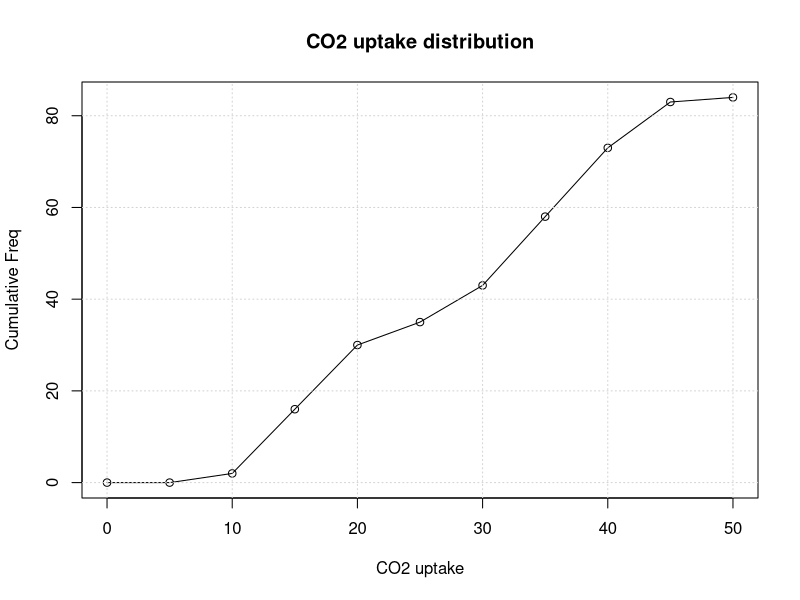

The R script that drew this image:
uptake <- CO2$uptake
breaks <- seq(0,50,by=5)
uptake.cut <- cut(uptake, breaks, right=FALSE)
uptake.freq <- table(uptake.cut)
uptake.cumfreq = c(0, cumsum(uptake.freq))
cbind(breaks, uptake.cumfreq)
par(mfrow=c(1,1))
plot(breaks, uptake.cumfreq, main="CO2 uptake distribution", xlab="CO2 uptake", ylab="Cumulative Freq")
lines(breaks, uptake.cumfreq)
grid()